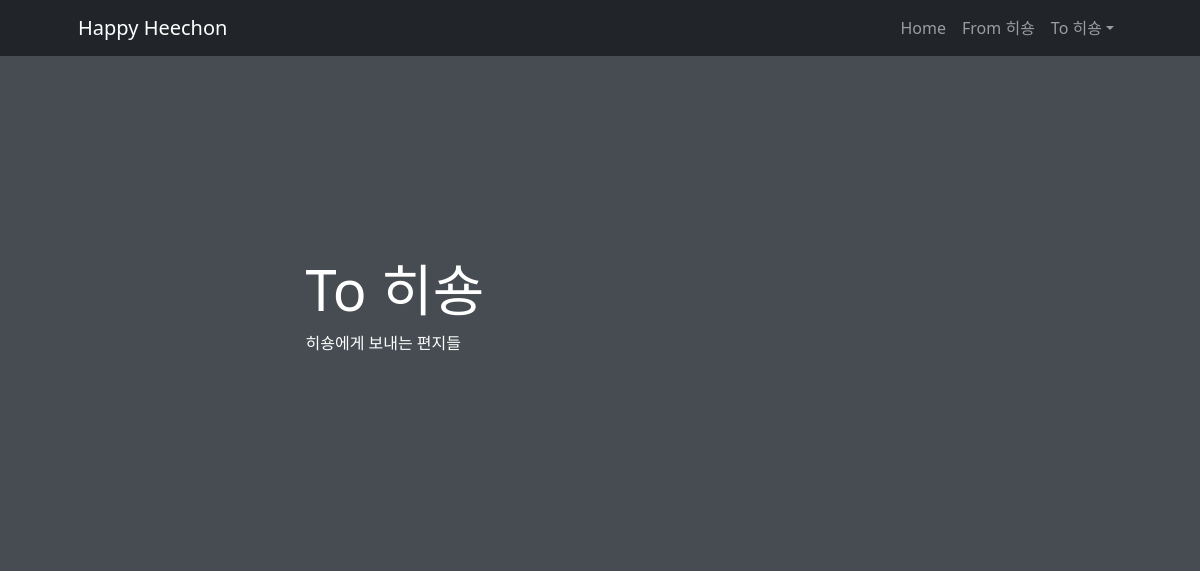
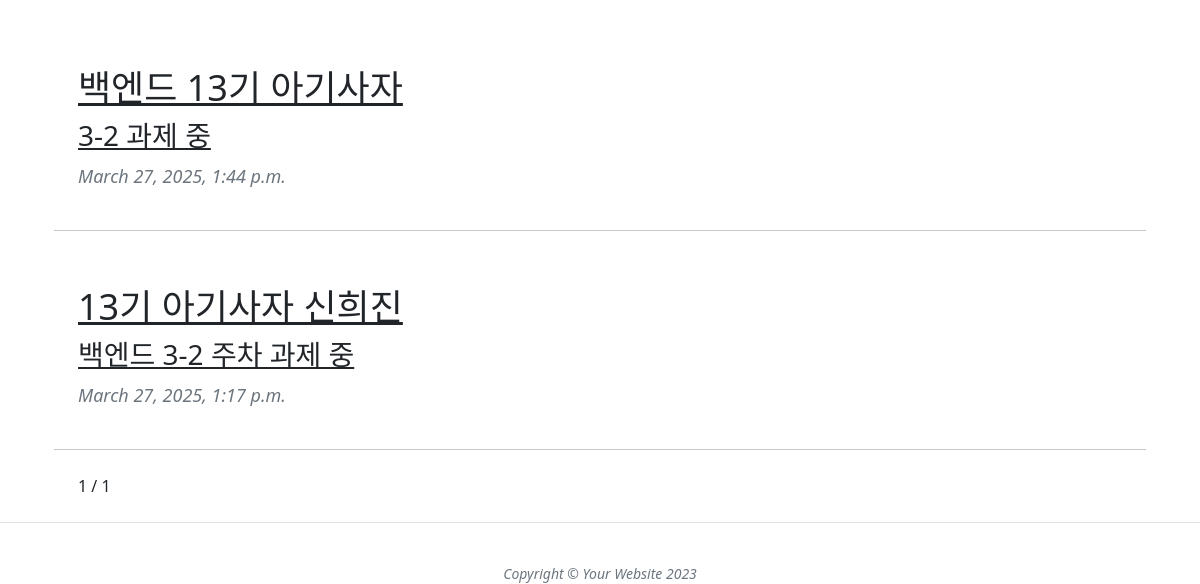
/TOL/toL_list/, run on an earlier commit of the app's database (2 pictures, top to bottom).
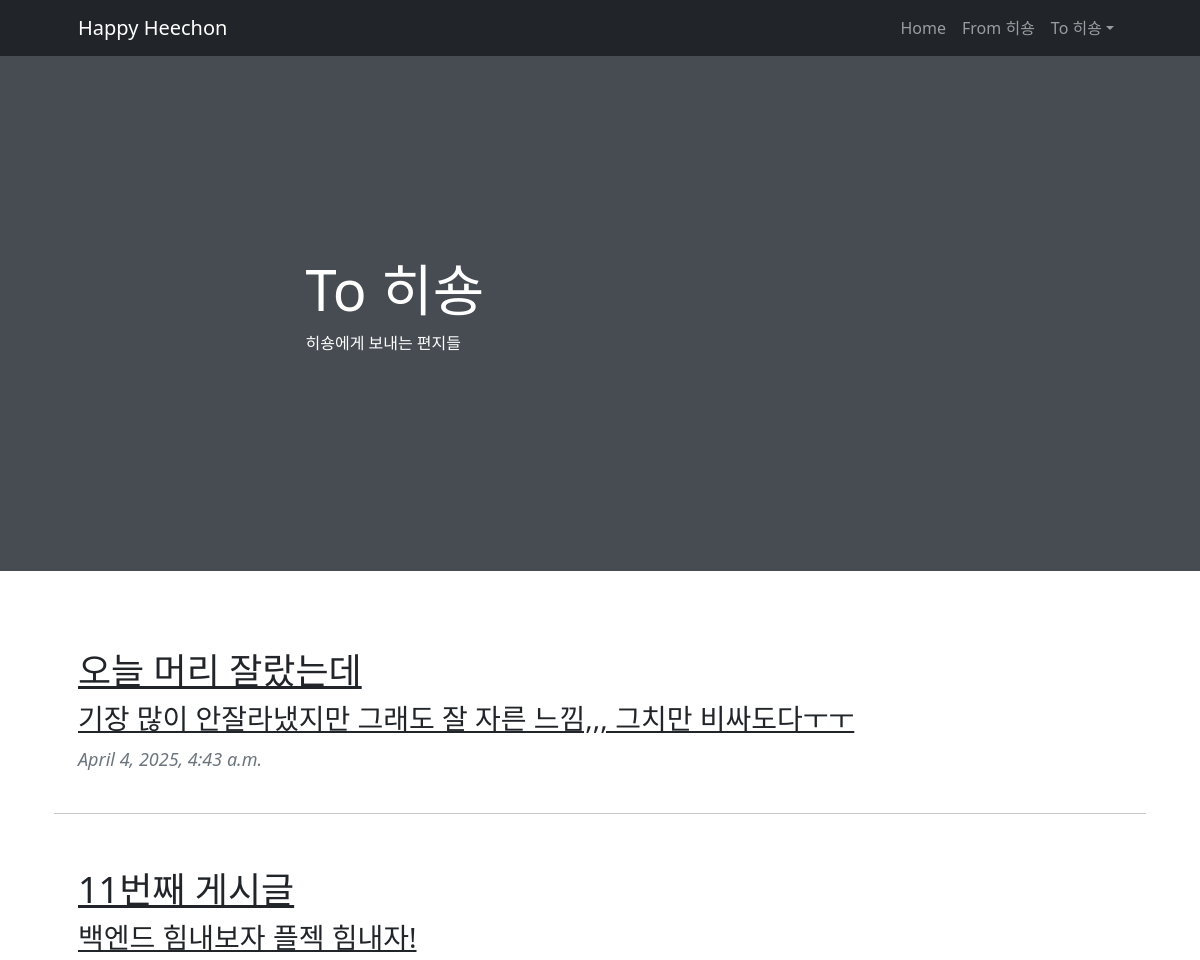
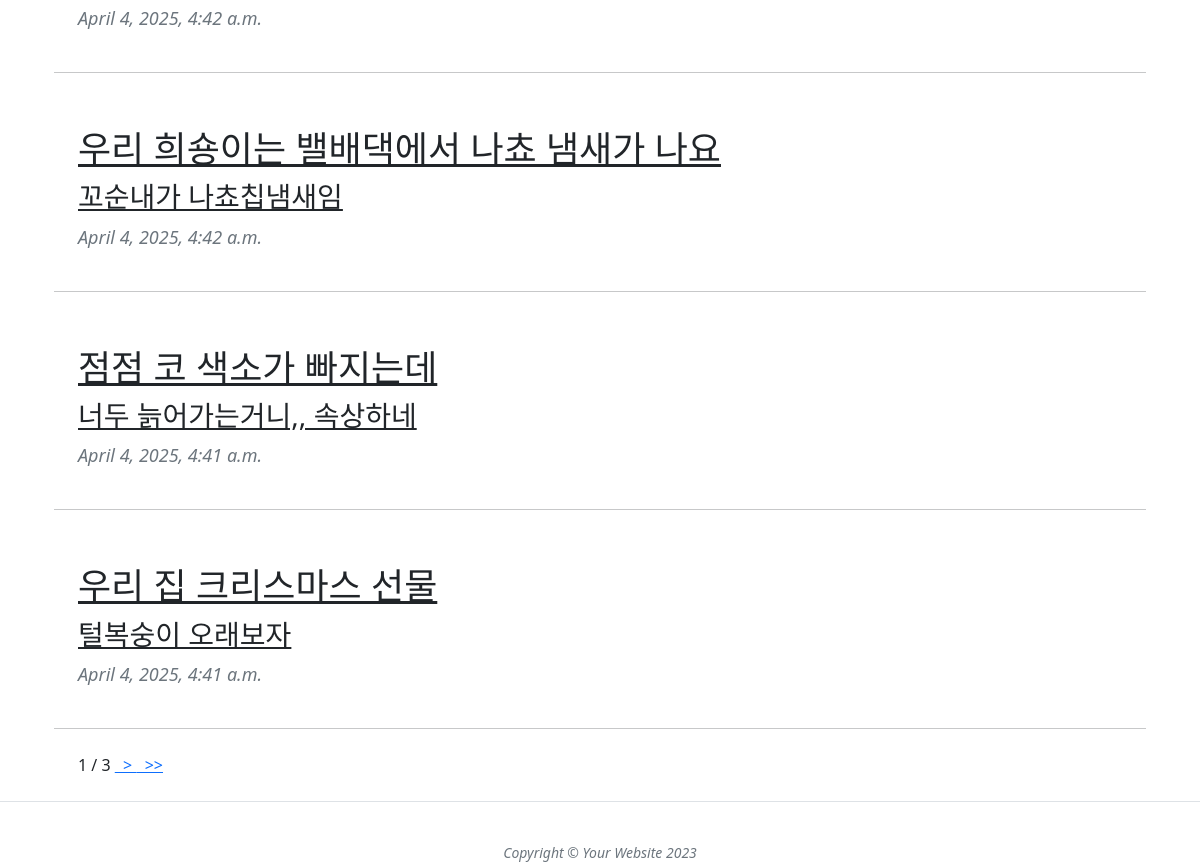
And on a later commit of the database (2 pictures, top to bottom).
### cafeMain/models.py (models this page shows)
class Post(models.Model):
    title = models.CharField(verbose_name = "제목", max_length = 128)
    body = models.TextField(verbose_name = "내용", default = "")
    created_at = models.DateTimeField(verbose_name = "작성일", auto_now_add = True)
    photo = models.ImageField(verbose_name = "이미지", blank = True, null = True, upload_to = 'blog_photo')

### ToLove/views.py (the view)
# urls.py: path("toL_list/", views.toL_list, name = "toL_list"),
def toL_list(request):
    letters = Post.objects.all().order_by('-created_at')
    my_paginator = Paginator(letters, 5)
    page_num = request.GET.get('page')
    letters = my_paginator.get_page(page_num)
    return render(request, "toL_list.html", {"letters" : letters})

### ToLove/templates/toL_list.html (shortened to what this page needs)
{% load static %}
<!DOCTYPE html>
<html lang="en">
    <head>
        <link href="https://cdn.jsdelivr.net/npm/bootstrap-icons@1.5.0/font/bootstrap-icons.css" rel="stylesheet" />
        <link href="{% static 'css/styles.css' %}" rel="stylesheet" />
    </head>
    <body class="d-flex flex-column">
        <main class="flex-shrink-0">
            <nav class="navbar navbar-expand-lg navbar-dark bg-dark">
                <div class="container px-5">
                    <a class="navbar-brand" href="index.html">Happy Heechon</a>
                    <div class="collapse navbar-collapse" id="navbarSupportedContent">
                        <ul class="navbar-nav ms-auto mb-2 mb-lg-0">
                            <li class="nav-item"><a class="nav-link" href="{% url 'home' %}">Home</a></li>
                            <li class="nav-item"><a class="nav-link" href="{% url 'fromL' %}">From 히숑</a></li>
                            <li class="nav-item dropdown">
                                <a class="nav-link dropdown-toggle" id="navbarDropdownBlog" href="#" role="button" data-bs-toggle="dropdown" aria-expanded="false">To 히숑</a>
                            </li>
                        </ul>
                    </div>
                </div>
            </nav>
    <header class="masthead">
      <div class="container position-relative px-4 px-lg-5">
        <div class="row gx-4 gx-lg-5 justify-content-center">
          <div class="col-md-10 col-lg-8 col-xl-7">
            <div class="post-heading">
              <h1>To 히숑</h1>
              <p>히숑에게 보내는 편지들</p>
            </div>
          </div>
        </div>
      </div>
    </header>
    <article class="mb-4">
      <div class="container px-4 px-lg-5">
        <div class="row gx-4 gx-lg-5 justify-content-center">
           {% for post in letters %}
          <div class="post-preview">
            <a href="{% url 'toL_detail' post.id %}">
              <h2 class="post-title">{{ post.title }}</h2>
              <h3 class="post-subtitle">{{ post.body }}</h3>
            </a>
            <p class="post-meta">{{ post.created_at }}</p>
          </div>
          <hr class="my-4" />
          {% endfor %}
        <div>
          <span> {{ letters.number }} </span>
          <span> / </span>
          <span> {{ letters.paginator.num_pages }} </span>
          {% if letters.has_next %}
          <a href="?page={{ letters.next_page_number }}"> &nbsp; &gt; </a>
          <a href="?page={{ letters.paginator.num_pages }}"> &nbsp; &gt;&gt; </a>
          {% endif %}
        </div>
        </div>
      </div>
    </article>
    <footer class="border-top">
      <div class="container px-4 px-lg-5">
        <div class="row gx-4 gx-lg-5 justify-content-center">
          <div class="col-md-10 col-lg-8 col-xl-7">
            <ul class="list-inline text-center">
            </ul>
            <div class="small text-center text-muted fst-italic">
              Copyright &copy; Your Website 2023
            </div>
          </div>
        </div>
      </div>
    </footer>
  </body>
</html>

What changed in the data, as far as the page shows it:
removed Post: title "백엔드 13기 아기사자", body "3-2 과제 중", created_at "March 27, 2025, 1:44 p.m."
removed Post: title "13기 아기사자 신희진", body "백엔드 3-2 주차 과제 중", created_at "March 27, 2025, 1:17 p.m."
added Post: title "오늘 머리 잘랐는데", body "기장 많이 안잘라냈지만 그래도 잘 자른 느낌,,, 그치만 비싸도다ㅜㅜ", created_at "April 4, 2025, 4:43 a.m."
added Post: title "11번째 게시글", body "백엔드 힘내보자 플젝 힘내자!", created_at "April 4, 2025, 4:42 a.m."
added Post: title "우리 희숑이는 밸배댁에서 나쵸 냄새가 나요", body "꼬순내가 나쵸칩냄새임", created_at "April 4, 2025, 4:42 a.m."
added Post: title "점점 코 색소가 빠지는데", body "너두 늙어가는거니,, 속상하네", created_at "April 4, 2025, 4:41 a.m."
added Post: title "우리 집 크리스마스 선물", body "털복숭이 오래보자", created_at "April 4, 2025, 4:41 a.m."
Also different on the page:
{{ letters.paginator.num_pages }}: "1" → "3"
